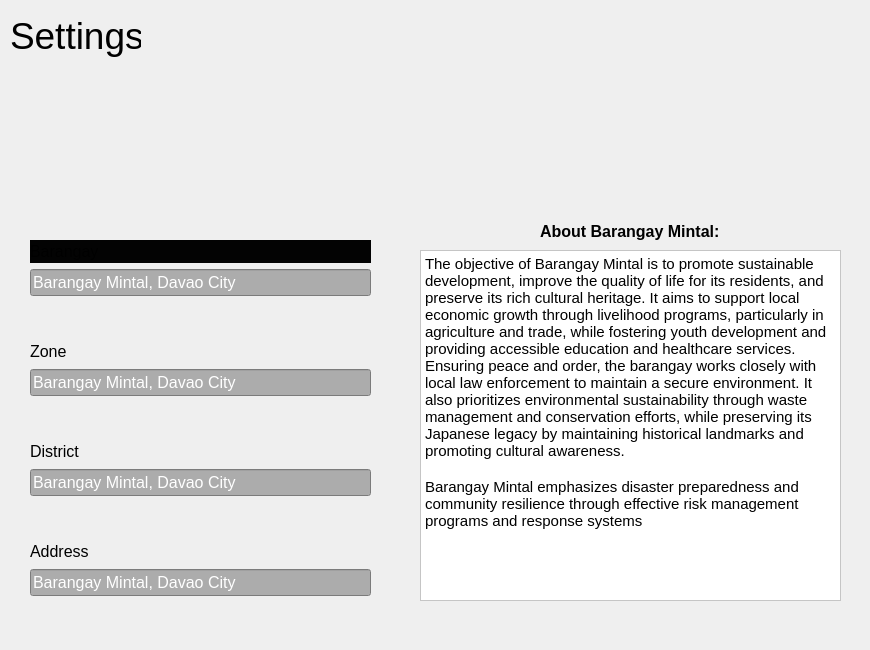
          <widget class="QWidget" name="page_10">
           <widget class="QLabel" name="label_16">
            <property name="geometry">
             <rect>
              <x>10</x>
              <y>10</y>
              <width>131</width>
              <height>51</height>
             </rect>
            </property>
            <property name="font">
             <font>
              <pointsize>28</pointsize>
             </font>
            </property>
            <property name="text">
             <string>Settings</string>
            </property>
           </widget>
           <widget class="QLabel" name="label_36">
            <property name="geometry">
             <rect>
              <x>360</x>
              <y>70</y>
              <width>101</width>
              <height>101</height>
             </rect>
            </property>
            <property name="styleSheet">
             <string notr="true">QLabel{
border:none;
}</string>
            </property>
            <property name="text">
             <string/>
            </property>
            <property name="pixmap">
             <pixmap resource="resources.qrc">:/images/head1-2.png</pixmap>
            </property>
           </widget>
           <widget class="QWidget" name="layoutWidget_7">
            <property name="geometry">
             <rect>
              <x>30</x>
              <y>340</y>
              <width>341</width>
              <height>56</height>
             </rect>
            </property>
            <layout class="QVBoxLayout" name="verticalLayout_15">
             <item>
              <widget class="QLabel" name="label_38">
               <property name="font">
                <font>
                 <pointsize>12</pointsize>
                </font>
               </property>
               <property name="text">
                <string>Zone</string>
               </property>
              </widget>
             </item>
             <item>
              <widget class="QLineEdit" name="lineEdit_7">
               <property name="font">
                <font>
                 <pointsize>12</pointsize>
                </font>
               </property>
               <property name="styleSheet">
                <string notr="true">color: rgb(255, 255, 255);
background-color: rgb(172, 172, 172);</string>
               </property>
               <property name="text">
                <string>Barangay Mintal, Davao City</string>
               </property>
              </widget>
             </item>
            </layout>
           </widget>
           <widget class="QWidget" name="layoutWidget_8">
            <property name="geometry">
             <rect>
              <x>30</x>
              <y>440</y>
              <width>341</width>
              <height>56</height>
             </rect>
            </property>
            <layout class="QVBoxLayout" name="verticalLayout_16">
             <item>
              <widget class="QLabel" name="label_39">
               <property name="font">
                <font>
                 <pointsize>12</pointsize>
                </font>
               </property>
               <property name="text">
                <string>District</string>
               </property>
              </widget>
             </item>
             <item>
              <widget class="QLineEdit" name="lineEdit_8">
               <property name="font">
                <font>
                 <pointsize>12</pointsize>
                </font>
               </property>
               <property name="styleSheet">
                <string notr="true">color: rgb(255, 255, 255);
background-color: rgb(172, 172, 172);</string>
               </property>
               <property name="text">
                <string>Barangay Mintal, Davao City</string>
               </property>
              </widget>
             </item>
            </layout>
           </widget>
           <widget class="QWidget" name="layoutWidget_9">
            <property name="geometry">
             <rect>
              <x>30</x>
              <y>540</y>
              <width>341</width>
              <height>56</height>
             </rect>
            </property>
            <layout class="QVBoxLayout" name="verticalLayout_17">
             <item>
              <widget class="QLabel" name="label_40">
               <property name="font">
                <font>
                 <pointsize>12</pointsize>
                </font>
               </property>
               <property name="text">
                <string>Address</string>
               </property>
              </widget>
             </item>
             <item>
              <widget class="QLineEdit" name="lineEdit_9">
               <property name="font">
                <font>
                 <pointsize>12</pointsize>
                </font>
               </property>
               <property name="styleSheet">
                <string notr="true">color: rgb(255, 255, 255);
background-color: rgb(172, 172, 172);</string>
               </property>
               <property name="text">
                <string>Barangay Mintal, Davao City</string>
               </property>
              </widget>
             </item>
            </layout>
           </widget>
           <widget class="QWidget" name="widget_8" native="true">
            <property name="geometry">
             <rect>
              <x>400</x>
              <y>210</y>
              <width>461</width>
              <height>431</height>
             </rect>
            </property>
            <property name="styleSheet">
             <string notr="true">background-color: rgb(0, 0, 0);
background-color: rgb(248, 248, 248);

QWIdget{
border:none;	
border-radius:10px;
}</string>
            </property>
            <widget class="QLabel" name="label_41">
             <property name="geometry">
              <rect>
               <x>140</x>
               <y>10</y>
               <width>181</width>
               <height>22</height>
              </rect>
             </property>
             <property name="font">
              <font>
               <pointsize>12</pointsize>
               <bold>true</bold>
              </font>
             </property>
             <property name="styleSheet">
              <string notr="true">color: rgb(255, 255, 255);
color: rgb(0, 0, 0);</string>
             </property>
             <property name="text">
              <string>About Barangay Mintal:</string>
             </property>
            </widget>
            <widget class="QTextEdit" name="textEdit">
             <property name="geometry">
              <rect>
               <x>20</x>
               <y>40</y>
               <width>421</width>
               <height>351</height>
              </rect>
             </property>
             <property name="font">
              <font>
               <bold>false</bold>
              </font>
             </property>
             <property name="styleSheet">
              <string notr="true">background-color: rgb(255, 255, 255);
color: rgb(0, 0, 0);</string>
             </property>
             <property name="readOnly">
              <bool>false</bool>
             </property>
             <property name="html">
              <string>&lt;!DOCTYPE HTML PUBLIC &quot;-//W3C//DTD HTML 4.0//EN&quot; &quot;http://www.w3.org/TR/REC-html40/strict.dtd&quot;&gt;
&lt;html&gt;&lt;head&gt;&lt;meta name=&quot;qrichtext&quot; content=&quot;1&quot; /&gt;&lt;meta charset=&quot;utf-8&quot; /&gt;&lt;style type=&quot;text/css&quot;&gt;
p, li { white-space: pre-wrap; }
hr { height: 1px; border-width: 0; }
li.unchecked::marker { content: &quot;\2610&quot;; }
li.checked::marker { content: &quot;\2612&quot;; }
&lt;/style&gt;&lt;/head&gt;&lt;body style=&quot; font-family:'Segoe UI'; font-size:9pt; font-weight:400; font-style:normal;&quot;&gt;
&lt;p style=&quot; margin-top:0px; margin-bottom:0px; margin-left:0px; margin-right:0px; -qt-block-indent:0; text-indent:0px;&quot;&gt;&lt;span style=&quot; font-size:11pt;&quot;&gt;The objective of Barangay Mintal is to promote sustainable development, improve the quality of life for its residents, and preserve its rich cultural heritage. It aims to support local economic growth through livelihood programs, particularly in agriculture and trade, while fostering youth development and providing accessible education and healthcare services. Ensuring peace and order, the barangay works closely with local law enforcement to maintain a secure environment. It also prioritizes environmental sustainability through waste management and conservation efforts, while preserving its Japanese legacy by maintaining historical landmarks and promoting cultural awareness. &lt;/span&gt;&lt;/p&gt;
&lt;p style=&quot;-qt-paragraph-type:empty; margin-top:0px; margin-bottom:0px; margin-left:0px; margin-right:0px; -qt-block-indent:0; text-indent:0px; font-size:11pt;&quot;&gt;&lt;br /&gt;&lt;/p&gt;
&lt;p style=&quot; margin-top:0px; margin-bottom:0px; margin-left:0px; margin-right:0px; -qt-block-indent:0; text-indent:0px;&quot;&gt;&lt;span style=&quot; font-size:11pt;&quot;&gt;Barangay Mintal emphasizes disaster preparedness and community resilience through effective risk management programs and response systems&lt;/span&gt;&lt;/p&gt;&lt;/body&gt;&lt;/html&gt;</string>
             </property>
             <property name="placeholderText">
              <string/>
             </property>
            </widget>
           </widget>
           <widget class="QWidget" name="">
            <property name="geometry">
             <rect>
              <x>30</x>
              <y>240</y>
              <width>341</width>
              <height>56</height>
             </rect>
            </property>
            <layout class="QVBoxLayout" name="verticalLayout_13">
             <item>
              <widget class="QLabel" name="label_37">
               <property name="font">
                <font>
                 <pointsize>12</pointsize>
                </font>
               </property>
               <property name="styleSheet">
                <string notr="true">background-color: rgb(3, 3, 3);</string>
               </property>
               <property name="text">
                <string>Barangay</string>
               </property>
              </widget>
             </item>
             <item>
              <widget class="QLineEdit" name="lineEdit_2">
               <property name="font">
                <font>
                 <pointsize>12</pointsize>
                </font>
               </property>
               <property name="styleSheet">
                <string notr="true">color: rgb(255, 255, 255);
background-color: rgb(0, 0, 0);
background-color: rgb(172, 172, 172);</string>
               </property>
               <property name="text">
                <string>Barangay Mintal, Davao City</string>
               </property>
              </widget>
             </item>
            </layout>
           </widget>
          </widget>
